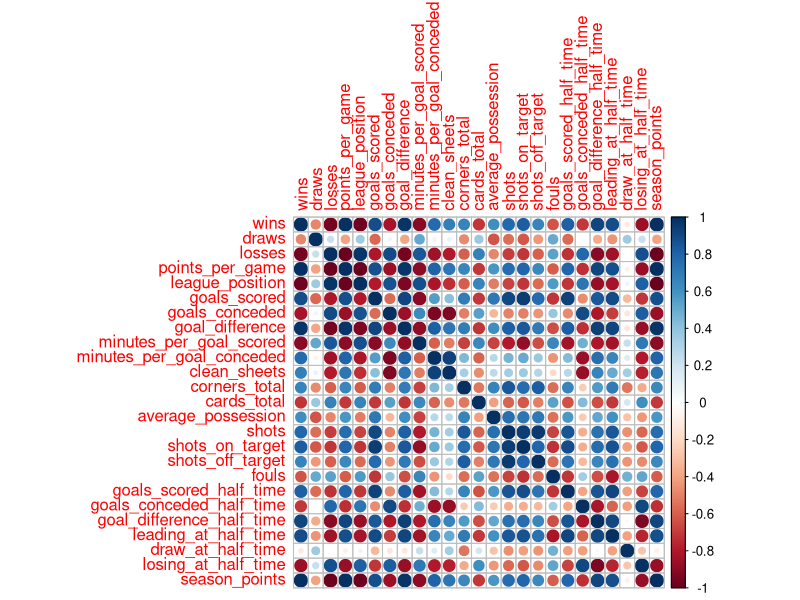
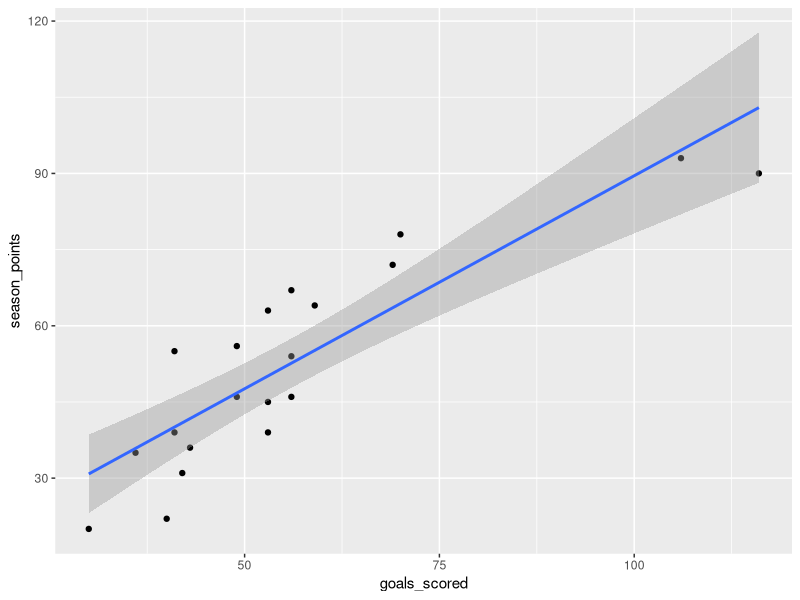
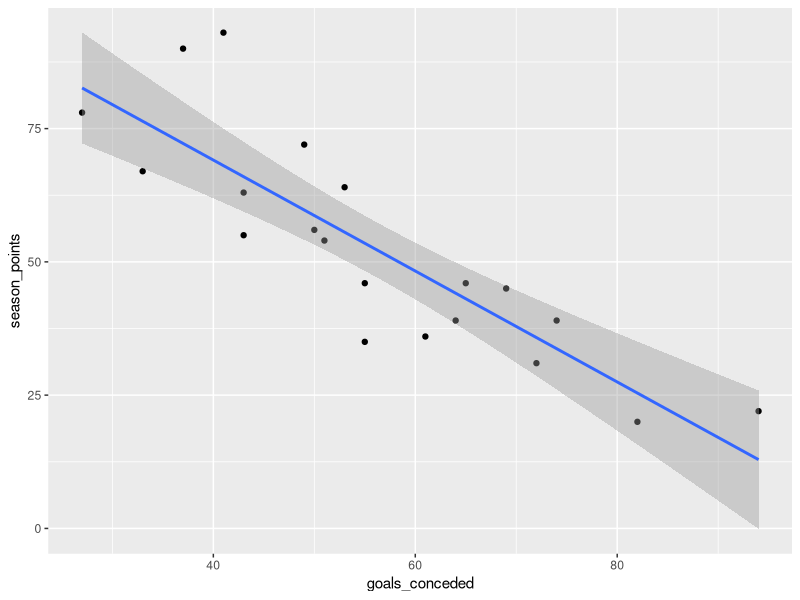
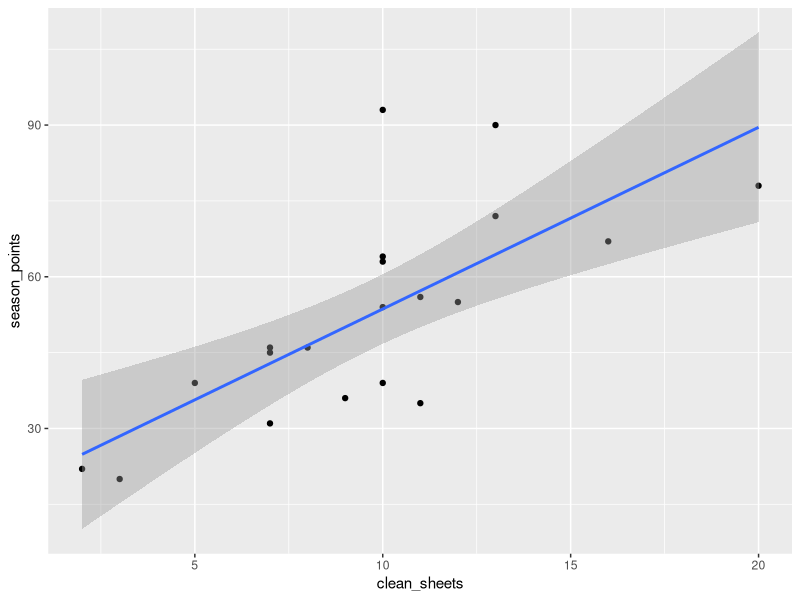
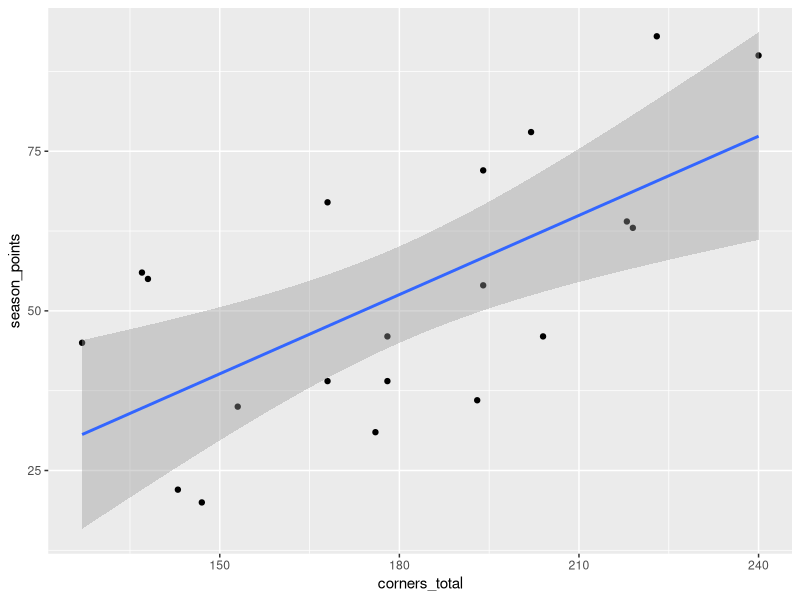
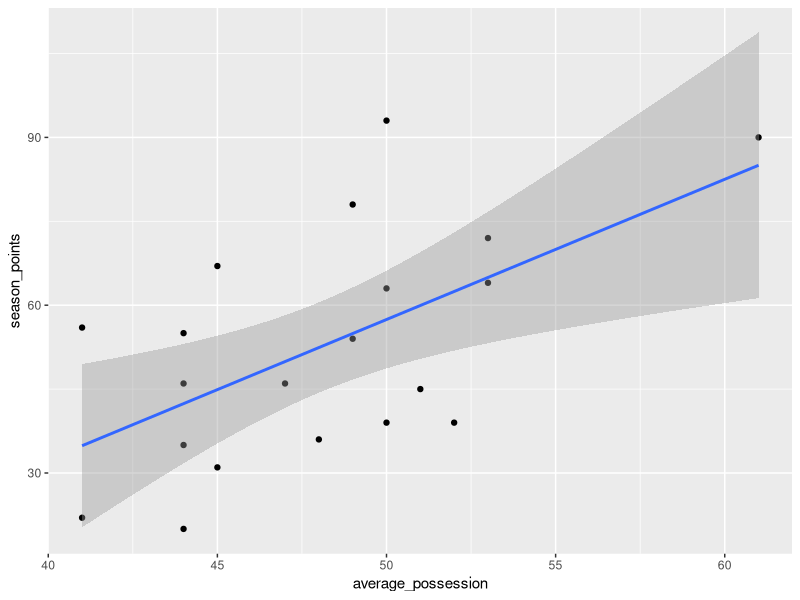
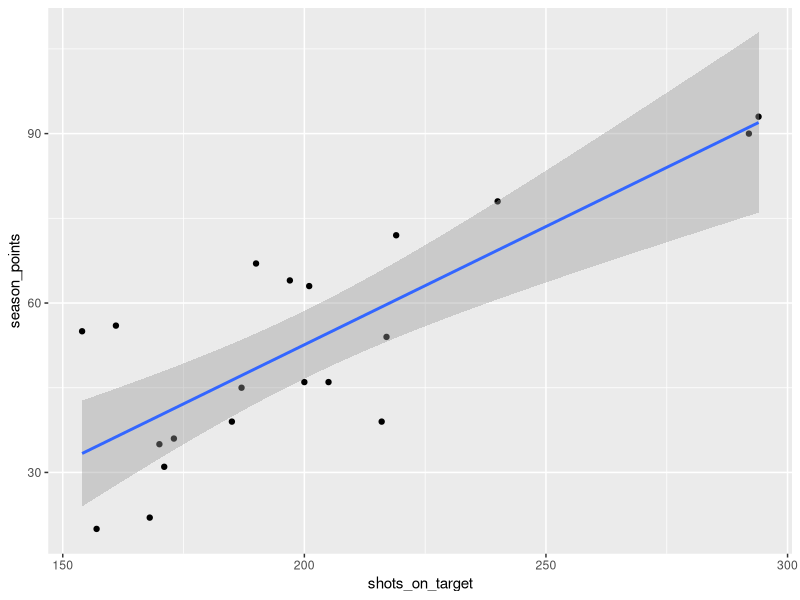
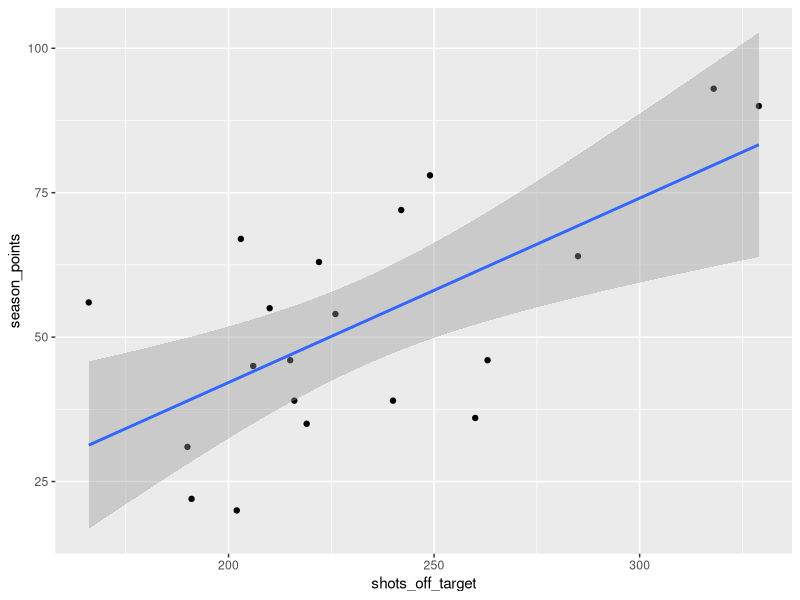

These charts were generated, in order, by the following R code:
## ---- chunk 1
knitr::opts_chunk$set(echo = TRUE)
## ---- chunk 2
library(ggplot2)
library(dplyr)
library(corrplot)
library(skimr)
library(MLmetrics)

## ---- chunk 3
#read csv files
laliga1617 <- read.csv("Data/spain-la-liga-teams-2016-to-2017-stats.csv", header = TRUE, sep = ",", stringsAsFactors = FALSE)
laliga1718 <- read.csv("Data/spain-la-liga-teams-2017-to-2018-stats.csv", header = TRUE, sep = ",", stringsAsFactors = FALSE)
laliga1819 <- read.csv("Data/spain-la-liga-teams-2018-to-2019-stats.csv", header = TRUE, sep = ",", stringsAsFactors = FALSE)

## ---- chunk 4
#Display structure, top and bottom rows of both train & test data sets
str(laliga1617)
str(laliga1718)
head(laliga1617)
head(laliga1718)
tail(laliga1617)
tail(laliga1718)

## ---- chunk 5
head(laliga1617[,9:11])
## ---- chunk 6
laliga1617 <- laliga1617 %>% select(1,9,12,15,18,21,25,26,27,37,40,43,55,58,61,64,67,70,73,76,79,82,85,88,91)
head(laliga1617)
str(laliga1617)

## ---- chunk 7
#calculating win rate for each team.
laliga1617 <- laliga1617 %>%
  mutate(season_points = (3*wins)+draws)
laliga1718 <- laliga1718 %>%
  mutate(season_points = (3*wins)+draws)
laliga1819 <- laliga1819 %>%
  mutate(season_points = (3*wins)+draws)

## ---- chunk 8
summary(laliga1617)

## ---- chunk 9
cormat <- cor(laliga1617[,2:26])
cormat
corrplot::corrplot(cormat, )

## ---- chunk 10
g <- ggplot(laliga1617)
g + aes(x=goals_scored, y=season_points)+geom_point()+geom_smooth(method = "lm")
g + aes(x=goals_conceded, y=season_points)+geom_point()+geom_smooth(method = "lm")
g + aes(x=clean_sheets, y=season_points)+geom_point()+geom_smooth(method = "lm")
g + aes(x=corners_total, y=season_points)+geom_point()+geom_smooth(method = "lm")
g + aes(x=average_possession, y=season_points)+geom_point()+geom_smooth(method = "lm")
g + aes(x=shots_on_target, y=season_points)+geom_point()+geom_smooth(method = "lm")
g + aes(x=shots_off_target, y=season_points)+geom_point()+geom_smooth(method = "lm")
g + aes(x=goal_difference_half_time, y=season_points)+geom_point()+geom_smooth(method = "lm")
g + aes(x=leading_at_half_time, y=season_points)+geom_point()+geom_smooth(method = "lm")
g + aes(x=cards_total, y=season_points)+geom_point()+geom_smooth(method = "lm")
g + aes(x=draw_at_half_time, y=season_points)+geom_point()+geom_smooth(method = "lm")
g + aes(x=shots, y=season_points)+geom_point()+geom_smooth(method = "lm")

## ---- chunk 11
nullModel <- lm(season_points ~ 1, data = laliga1617)
fullModel <- lm(season_points ~ goals_scored + goals_conceded + clean_sheets + corners_total + average_possession+
                shots_on_target+shots_off_target+goal_difference_half_time+leading_at_half_time+cards_total,
                data = laliga1617)

## ---- chunk 12
summary(nullModel)
summary(fullModel)
## ---- chunk 13
plot(nullModel$residuals, col="blue")
plot(fullModel$residuals, col="green")

## ---- chunk 14
MAE_models <- c(MAE(laliga1617$season_points, nullModel$fitted.values),
                MAE(laliga1617$season_points, fullModel$fitted.values))

MAE_result <- data.frame(MAE_models[1],MAE_models[2])
names(MAE_result) <- c("nullModel","fullModel")
MAE_result
## ---- chunk 15
corrplot(cormat)
summary(fullModel)
## ---- chunk 16
newModel <- lm(season_points ~ goals_scored + goals_conceded + clean_sheets + corners_total + average_possession+
                shots+goal_difference_half_time+cards_total,
                data = laliga1617)
summary(newModel)
## ---- chunk 17
MAE_result$newModel <- MAE(laliga1617$season_points, newModel$fitted.values)

MAE_result
## ---- chunk 18
predict_laliga1718 <- predict(newModel, newdata = laliga1718)
predict_laliga1819 <- predict(newModel, newdata = laliga1819)

## ---- chunk 19
MAE_laliga1718 <- MAE(laliga1718$season_points, predict_laliga1718)
MAE_laliga1819 <- MAE(laliga1819$season_points, predict_laliga1819)
sprintf("MAE value of predicted 2017/2018 season points to actual season points: %.2f", MAE_laliga1718)
sprintf("MAE value of predicted 2018/2019 season points to actual season points: %.2f", MAE_laliga1819)
## ---- chunk 20
act_vs_pred_1718 <- data.frame(Team_name = laliga1718[,"team_name"],
                               actual_season_points = laliga1718[,"season_points"],
                               predicted_season_points = predict_laliga1718)
act_vs_pred_1819 <- data.frame(Team_name = laliga1819[,"team_name"],
                               actual_season_points = laliga1819[,"season_points"],
                               predicted_season_points = predict_laliga1819)

act_vs_pred_1718[order(-act_vs_pred_1718$actual_season_points),][1:10,]
act_vs_pred_1819[order(-act_vs_pred_1819$actual_season_points),][1:10,]

## ---- chunk 21
# install.packages("ggrepel")
library("ggrepel")

ggplot(act_vs_pred_1718, aes(x = actual_season_points, y = predicted_season_points)) + geom_point() + geom_abline() +
  ggtitle("Actual vs Predicted Season Points for La Liga 2017/2018 Season") +
  geom_text_repel(aes(label = Team_name), size = 3)

ggplot(act_vs_pred_1819, aes(x = actual_season_points, y = predicted_season_points)) + geom_point() + geom_abline() +
  ggtitle("Actual vs Predicted Season Points for La Liga 2018/2019 Season") +
  geom_text_repel(aes(label = Team_name), size = 3)
